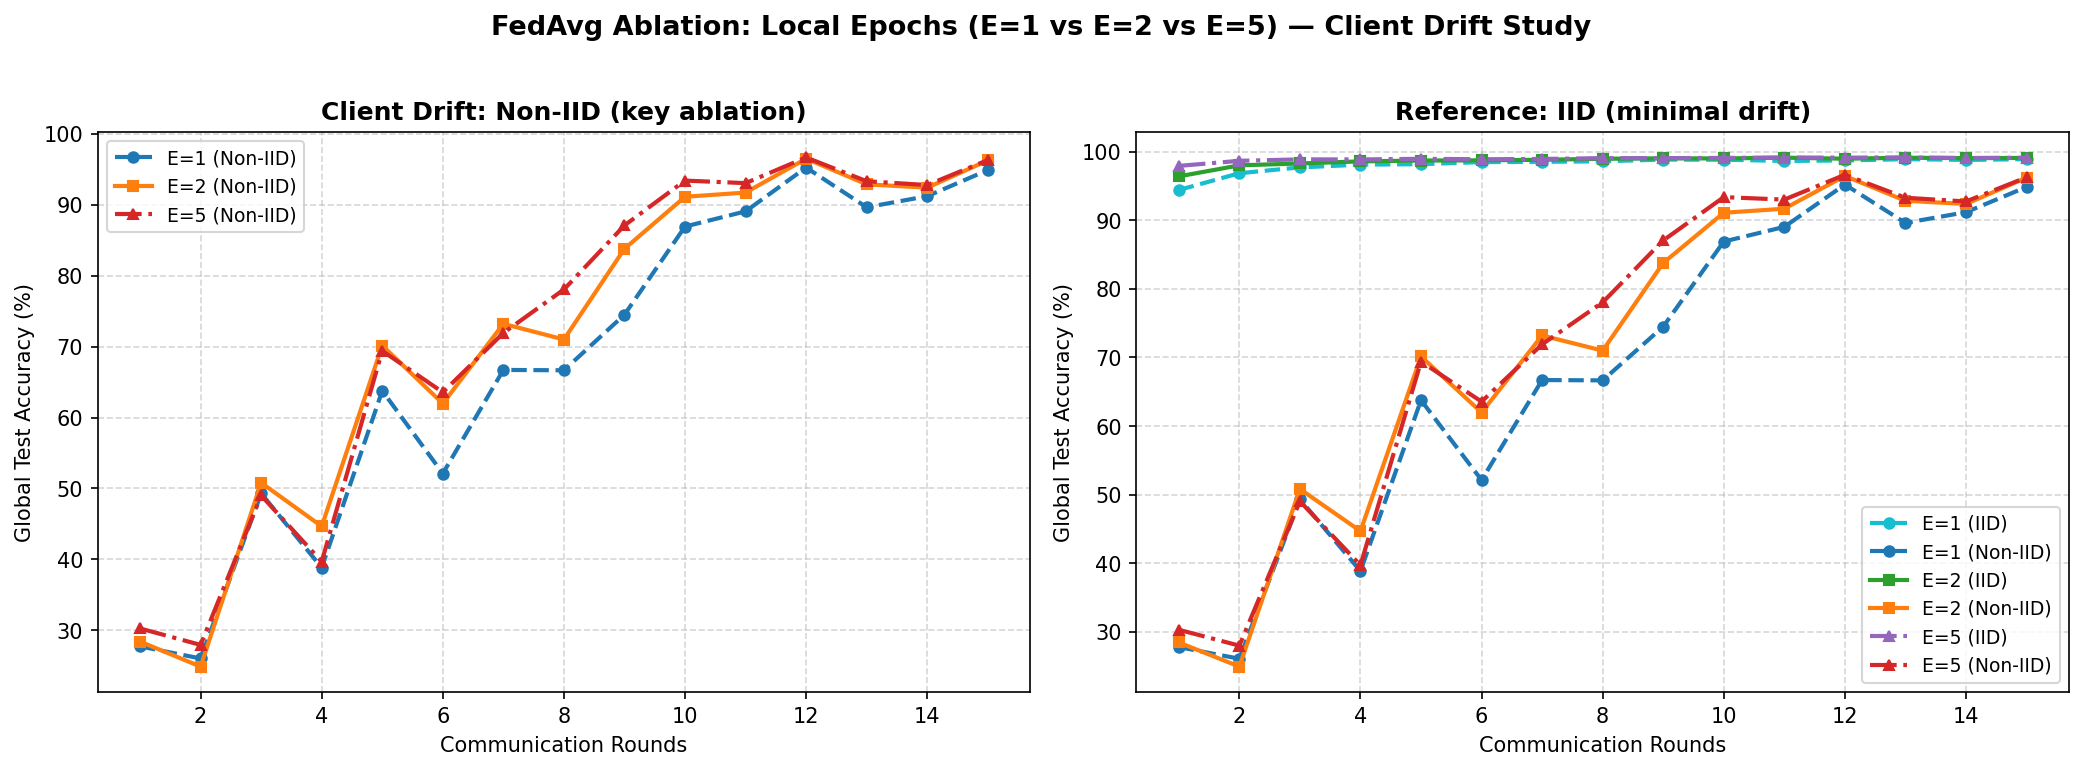

Recreate this plot in Python.
import ssl, certifi
ssl._create_default_https_context = lambda: ssl.create_default_context(cafile=certifi.where())

import copy
import numpy as np
import torch
import torch.nn as nn
import torch.optim as optim
from torch.utils.data import DataLoader, Subset
from torchvision import datasets, transforms
import matplotlib.pyplot as plt

# Set random seeds for reproducibility
torch.manual_seed(42)
np.random.seed(42)
device = torch.device("cuda" if torch.cuda.is_available() else "cpu")
print(f"Using device: {device}")


# 1. Lightweight CNN Model for MNIST
class SimpleCNN(nn.Module):
    def __init__(self):
        super().__init__()
        self.conv1 = nn.Conv2d(1, 16, kernel_size=3, padding=1)
        self.conv2 = nn.Conv2d(16, 32, kernel_size=3, padding=1)
        self.pool = nn.MaxPool2d(2, 2)
        self.fc1 = nn.Linear(32 * 7 * 7, 128)
        self.fc2 = nn.Linear(128, 10)
        self.relu = nn.ReLU()

    def forward(self, x):
        x = self.pool(self.relu(self.conv1(x)))
        x = self.pool(self.relu(self.conv2(x)))
        x = x.view(-1, 32 * 7 * 7)
        x = self.relu(self.fc1(x))
        return self.fc2(x)


# 2. Data Partitioning: IID vs Non-IID
def partition_data(dataset, num_clients=10, iid=True, seed=42):
    rng = np.random.default_rng(seed)
    num_samples = len(dataset)
    indices = np.arange(num_samples)

    if iid:
        rng.shuffle(indices)
        splits = np.array_split(indices, num_clients)
    else:
        labels = np.array(dataset.targets)
        sorted_indices = indices[np.argsort(labels)]
        shards = np.array_split(sorted_indices, num_clients * 2)
        shard_ids = rng.permutation(num_clients * 2)
        splits = [
            np.concatenate([shards[shard_ids[2 * i]], shards[shard_ids[2 * i + 1]]])
            for i in range(num_clients)
        ]

    return [Subset(dataset, split) for split in splits]


# 3. Local Client Training — epochs is now a parameter
def train_client(model, client_dataset, epochs=2, lr=0.01, batch_size=32):
    model.train()
    loader = DataLoader(client_dataset, batch_size=batch_size, shuffle=True)
    optimizer = optim.SGD(model.parameters(), lr=lr, momentum=0.9)
    criterion = nn.CrossEntropyLoss()

    for _ in range(epochs):
        for x, y in loader:
            x, y = x.to(device), y.to(device)
            optimizer.zero_grad()
            loss = criterion(model(x), y)
            loss.backward()
            optimizer.step()

    return model.state_dict()


# 4. Server Aggregation (FedAvg)
def federated_average(weights_list):
    avg_weights = copy.deepcopy(weights_list[0])
    for key in avg_weights.keys():
        for i in range(1, len(weights_list)):
            avg_weights[key] += weights_list[i][key]
        avg_weights[key] = torch.div(avg_weights[key], len(weights_list))
    return avg_weights


# 5. Global Model Evaluation
def evaluate(model, test_loader):
    model.eval()
    correct, total = 0, 0
    with torch.no_grad():
        for x, y in test_loader:
            x, y = x.to(device), y.to(device)
            outputs = model(x)
            _, predicted = torch.max(outputs, 1)
            total += y.size(0)
            correct += (predicted == y).sum().item()
    return 100.0 * correct / total


# 6. Federated Simulation Loop (parameterised by local_epochs and iid)
def run_experiment(train_dataset, test_loader, iid=True, rounds=15,
                   num_clients=10, local_epochs=2, seed=42):
    np.random.seed(seed)
    torch.manual_seed(seed)

    client_datasets = partition_data(train_dataset, num_clients=num_clients,
                                     iid=iid, seed=seed)
    global_model = SimpleCNN().to(device)
    accuracies = []

    dist_name = "IID" if iid else "Non-IID"
    label = f"E={local_epochs} ({dist_name})"
    print(f"\n--- FedAvg | {label} ---")

    for r in range(1, rounds + 1):
        local_weights = []
        rng = np.random.default_rng(seed + r)
        selected_clients = rng.choice(num_clients, size=num_clients // 2, replace=False)

        for cid in selected_clients:
            local_model = copy.deepcopy(global_model)
            w = train_client(local_model, client_datasets[cid], epochs=local_epochs)
            local_weights.append(w)

        global_weights = federated_average(local_weights)
        global_model.load_state_dict(global_weights)

        acc = evaluate(global_model, test_loader)
        accuracies.append(acc)
        print(f"  Round {r:02d}/{rounds} | Acc: {acc:.2f}%")

    return accuracies, label


if __name__ == "__main__":
    transform = transforms.Compose([
        transforms.ToTensor(),
        transforms.Normalize((0.1307,), (0.3081,))
    ])
    train_data = datasets.MNIST(root="./data", train=True, download=True, transform=transform)
    test_data  = datasets.MNIST(root="./data", train=False, download=True, transform=transform)
    test_loader = DataLoader(test_data, batch_size=256, shuffle=False)

    rounds = 15
    results = {}   # label -> list of accuracies

    # ── Ablation: 3 epoch settings × 2 data distributions ──────────────────
    for local_epochs in [1, 2, 5]:
        for iid in [True, False]:
            acc, label = run_experiment(
                train_data, test_loader,
                iid=iid, rounds=rounds,
                local_epochs=local_epochs, seed=42
            )
            results[label] = acc

    # ── Print summary table ─────────────────────────────────────────────────
    print("\n\n========== ABLATION SUMMARY (Final Round Accuracy) ==========")
    print(f"{'Setting':<20} {'Final Acc':>10} {'Peak Acc':>10}")
    print("-" * 44)
    for label, accs in results.items():
        print(f"{label:<20} {accs[-1]:>9.2f}%  {max(accs):>9.2f}%")

    # ── Plot 1: Non-IID drift comparison (the key story) ───────────────────
    rounds_range = range(1, rounds + 1)
    styles = {
        "E=1 (Non-IID)":  ("tab:blue",   "o",  "--"),
        "E=2 (Non-IID)":  ("tab:orange", "s",  "-"),
        "E=5 (Non-IID)":  ("tab:red",    "^",  "-."),
        "E=1 (IID)":      ("tab:cyan",   "o",  "--"),
        "E=2 (IID)":      ("tab:green",  "s",  "-"),
        "E=5 (IID)":      ("tab:purple", "^",  "-."),
    }

    fig, axes = plt.subplots(1, 2, figsize=(14, 5), sharey=False)

    for dist, ax, title in [("Non-IID", axes[0], "Client Drift: Non-IID (key ablation)"),
                             ("IID",    axes[1], "Reference: IID (minimal drift)")]:
        for label, accs in results.items():
            if dist in label:
                color, marker, ls = styles[label]
                ax.plot(rounds_range, accs, marker=marker, linestyle=ls,
                        color=color, label=label, linewidth=2, markersize=5)
        ax.set_title(title, fontsize=12, fontweight="bold")
        ax.set_xlabel("Communication Rounds")
        ax.set_ylabel("Global Test Accuracy (%)")
        ax.grid(True, linestyle="--", alpha=0.5)
        ax.legend(fontsize=9)

    plt.suptitle("FedAvg Ablation: Local Epochs (E=1 vs E=2 vs E=5) — Client Drift Study",
                 fontsize=13, fontweight="bold", y=1.02)
    plt.tight_layout()
    plt.savefig("fedavg_ablation.png", dpi=150, bbox_inches="tight")
    print("\nSaved plot → fedavg_ablation.png")

    # ── Plot 2: IID vs Non-IID gap per epoch setting ───────────────────────
    fig2, axes2 = plt.subplots(1, 3, figsize=(16, 4.5), sharey=True)
    for ax, e in zip(axes2, [1, 2, 5]):
        iid_key    = f"E={e} (IID)"
        noniid_key = f"E={e} (Non-IID)"
        ax.plot(rounds_range, results[iid_key],    marker="o", color="steelblue",
                label="IID",     linewidth=2)
        ax.plot(rounds_range, results[noniid_key], marker="s", color="tomato",
                label="Non-IID", linewidth=2, linestyle="--")
        gap = results[iid_key][-1] - results[noniid_key][-1]
        ax.set_title(f"E={e}  |  IID−NonIID gap = {gap:.1f}%", fontweight="bold")
        ax.set_xlabel("Communication Rounds")
        ax.set_ylabel("Test Accuracy (%)")
        ax.grid(True, linestyle="--", alpha=0.5)
        ax.legend(fontsize=9)

    plt.suptitle("IID vs Non-IID Accuracy Gap by Local Epochs",
                 fontsize=13, fontweight="bold", y=1.02)
    plt.tight_layout()
    plt.savefig("fedavg_ablation_gap.png", dpi=150, bbox_inches="tight")
    print("Saved plot → fedavg_ablation_gap.png")
